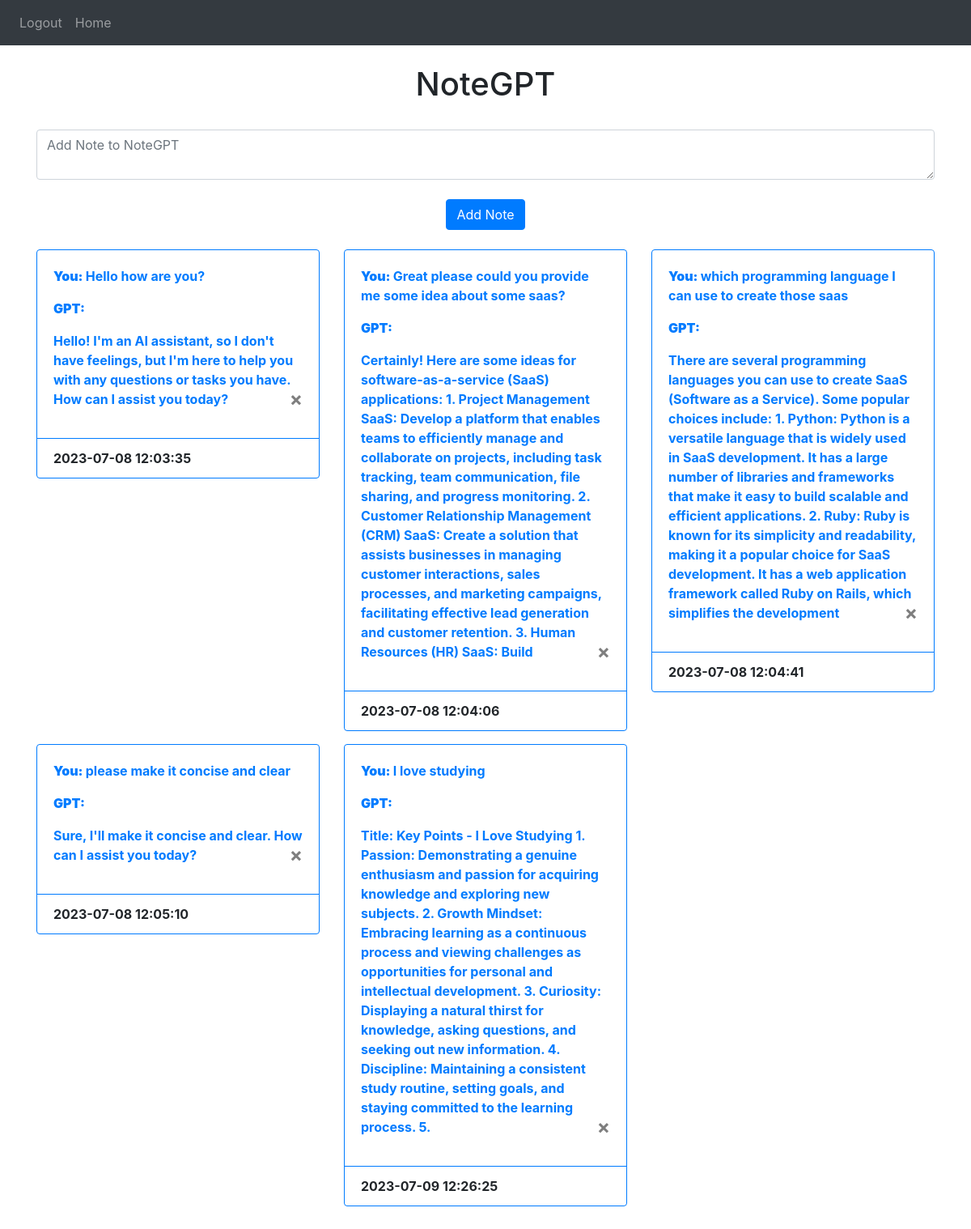
Screenshot of / (signed in) with the database file from the repository.
### website/models.py (models this page shows)
class Note(db.Model):
    id = db.Column(db.Integer, primary_key=True)
    data = db.Column(db.String(10000))
    gpt= db.Column(db.String(10000))
    date = db.Column(db.DateTime(timezone=True), default=func.now())
    user_id = db.Column(db.Integer, db.ForeignKey('user.id'))

### website/views.py (the view, shortened to what this page needs)
@views.route('/', methods=['GET', 'POST'])
@login_required
def home():
    return render_template("home.html", user=current_user)

### website/__init__.py (called while the page is built)
def create_app():
    app = Flask(__name__)
    oa.api_key="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"
    app.config["SECRET_KEY"]= "benjidevpythontimewithtim939905"
    app.config["SQLALCHEMY_DATABASE_URI"]=f'sqlite:///{DB_NAME}'
    db.init_app(app)
    from .views import views
    from .auth import auth
    app.register_blueprint(views,url_prefix='/')
    app.register_blueprint(auth,url_prefix="/")
    from .models import User, Note
    with app.app_context():
        db.create_all()
        print('Created Db!')
    login_manager = LoginManager()
    login_manager.login_view= 'auth.login'
    login_manager.init_app(app)
    @login_manager.user_loader
    def load_user(id):
        return User.query.get(int(id))
    return app

### website/templates/home.html (shortened to what this page needs)
{% extends "base.html" %}
{% block content %}
<br/>
<h1 align="center">NoteGPT</h1>
<br/>
<form method="POST">
    <textarea name="note" id="note" class="form-control" placeholder="Add Note to NoteGPT"></textarea>
    <br/>
    <div align="center">
        <button type="submit" class="btn btn-primary">Add Note</button>
    </div>
</form>
<br/>
<dl class="row" id="notes">
    {% for note in user.notes %}
    <dt class="col-sm-4">
        <div class="card border-primary mb-3" style="max-width: 48rem;">
            <div class="card-body text-primary">
              <p class="card-text">  <strong>You: </strong>{{ note.data }} <br/><p><strong>GPT: </strong></p>{{note.gpt}}
              <button type="button" class="close" onclick="deleteNote({{ note.id }})">
              <span aria-hidden="true">&times;</span></button></p>
            </div>
            <div class="card-footer bg-transparent border-primary">{{note.date}}</div>
          </div>
    </dt>
    {% endfor %}
</dl>
{% endblock %}

### rows the page displays
Note: data "Hello how are you?", gpt "Hello! I'm an AI assistant, so I don't have feelings, but I'm here to help you with any questions or tasks you have. How can I assist you today?", date "2023-07-08 12:03:35"
Note: data "Great please could you provide me some idea about some saas?", gpt "Certainly! Here are some ideas for software-as-a-service (SaaS) applications: 1. Project Management SaaS: Develop a platform that enables teams to efficiently manage and collaborate on projects, including task tracking, team communication, file sharing, and progress monitoring. 2. Customer Relationship Management (CRM) SaaS: Create a solution that assists businesses in managing customer interactions, sales processes, and marketing campaigns, facilitating effective lead generation and customer retention. 3. Human Resources (HR) SaaS: Build", date "2023-07-08 12:04:06"
Note: data "which programming language I can use to create those saas", gpt "There are several programming languages you can use to create SaaS (Software as a Service). Some popular choices include: 1. Python: Python is a versatile language that is widely used in SaaS development. It has a large number of libraries and frameworks that make it easy to build scalable and efficient applications. 2. Ruby: Ruby is known for its simplicity and readability, making it a popular choice for SaaS development. It has a web application framework called Ruby on Rails, which simplifies the development", date "2023-07-08 12:04:41"
Note: data "please make it concise and clear", gpt "Sure, I'll make it concise and clear. How can I assist you today?", date "2023-07-08 12:05:10"
Note: data "I love studying", gpt "Title: Key Points - I Love Studying 1. Passion: Demonstrating a genuine enthusiasm and passion for acquiring knowledge and exploring new subjects. 2. Growth Mindset: Embracing learning as a continuous process and viewing challenges as opportunities for personal and intellectual development. 3. Curiosity: Displaying a natural thirst for knowledge, asking questions, and seeking out new information. 4. Discipline: Maintaining a consistent study routine, setting goals, and staying committed to the learning process. 5.", date "2023-07-09 12:26:25"
